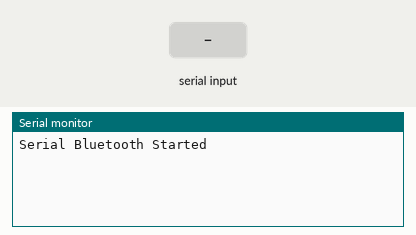
Bench run of a sketch on a simulated ESP32. Parts: the last lines printed to the serial monitor. The test bench sets the inputs (shaded band). Nothing arrives over Bluetooth unless stated.

Above: at 2.2 s.
2.3 s: "1" received over the second serial link
At 3.5 s:
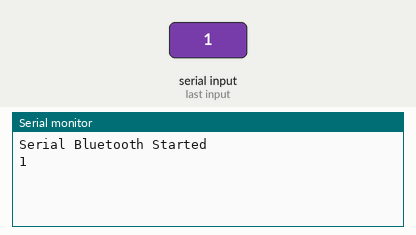
3.8 s: "0" received over the second serial link
At 4.7 s:
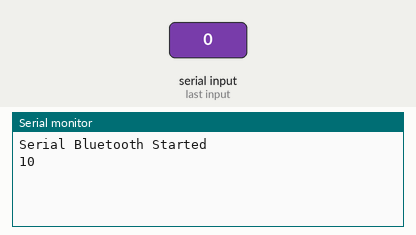

The sketch:

ESP32_Bluetooth.ino
```cpp
#include "BluetoothSerial.h"

BluetoothSerial SerialBT;

String btInput;
String serialInput;

int num_bytes;
byte buf[1024];

void setup()
{
  num_bytes = 0;

  Serial.begin(115200);

  SerialBT.begin("ESP32test");
  if(SerialBT){
    Serial.println("Serial Bluetooth Started");
  }
  else{
    Serial.println("Serial Bluetooth NOT Started");
  }
  delay(1000);
}

void loop()
{
  num_bytes = Serial.available();
  if (num_bytes > 0) {
    Serial.readBytes(buf, num_bytes);
    SerialBT.write(buf, num_bytes);
  }

  num_bytes = SerialBT.available();
  if (num_bytes > 0) {
    SerialBT.readBytes(buf, num_bytes);
    Serial.write(buf, num_bytes);
  }
}
```

Measured:
- after the input at 2.3 s, the serial monitor: prints a new line at once (image 1)
- after the input at 3.8 s, the serial monitor: prints a new line at once (image 2)
